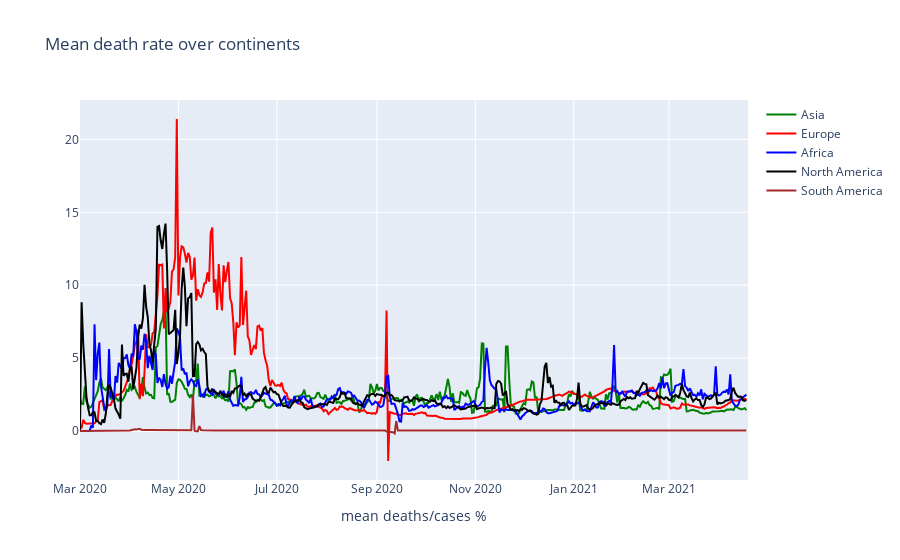

This figure's notebook cell:
### Code cell
trace1 = go.Scatter(
                    x = df2[(df2['continent']=='Asia')&(df2['datetime']>='2020-03-01')].groupby(['date','continent'])['date'].apply(lambda x: np.unique(x)[0]),
                    y = df2[(df2['continent']=='Asia')&(df['datetime']>='2020-03-01')].groupby(['date','continent'])['death_rate'].mean()*100,
                    mode = "lines",
                    name = "Asia",
                    marker = dict(color = 'green'),
)

trace2 = go.Scatter(
                    x = df2[(df2['continent']=='Europe')&(df2['datetime']>='2020-03-01')].groupby(['date','continent'])['date'].apply(lambda x: np.unique(x)[0]),
                    y = df2[(df2['continent']=='Europe')&(df2['datetime']>='2020-03-01')].groupby(['date','continent'])['death_rate'].mean()*100,
                    mode = "lines",
                    name = "Europe",
                    marker = dict(color = 'red'),
)

trace3 = go.Scatter(
                    x = df2[(df2['continent']=='Africa')&(df2['datetime']>='2020-03-01')].groupby(['date','continent'])['date'].apply(lambda x: np.unique(x)[0]),
                    y = df2[(df2['continent']=='Africa')&(df2['datetime']>='2020-03-01')].groupby(['date','continent'])['death_rate'].mean()*100,
                    mode = "lines",
                    name = "Africa",
                    marker = dict(color = 'blue'),
)
trace4 = go.Scatter(
                    x = df2[(df2['continent']=='North America')&(df2['datetime']>='2020-03-01')].groupby(['date','continent'])['date'].apply(lambda x: np.unique(x)[0]),
                    y = df2[(df2['continent']=='North America')&(df2['datetime']>='2020-03-01')].groupby(['date','continent'])['death_rate'].mean()*100,
                    mode = "lines",
                    name = "North America",
                    marker = dict(color = 'black'),
)

trace5 = go.Scatter(
                    x = df2[(df2['continent']=='South America')&(df2['datetime']>='2020-03-01')].groupby(['date','continent'])['date'].apply(lambda x: np.unique(x)[0]),
                    y = df2[(df2['continent']=='South America')&(df2['datetime']>='2020-03-01')].groupby(['date','continent'])['death_rate'].mean(),
                    mode = "lines",
                    name = "South America",
                    marker = dict(color = 'brown'),
)

data = [trace1,trace2,trace3,trace4,trace5]
layout = dict(title = 'Mean death rate over continents',
              xaxis= dict(title= 'mean deaths/cases %',ticklen= 5,zeroline= False)
             )
fig = dict(data = data, layout = layout)
iplot(fig)

### Figure 1 — Plotly figure (JSON) as saved in the notebook; plotly's stock layout.template omitted (floating-point values rounded to 4 significant figures; data arrays with more than 128 entries replaced by an {"elided": "..."} marker saying what was removed)
{"data": [{"marker": {"color": "green"}, "mode": "lines", "name": "Asia", "type": "scatter", "x": {"elided": "415 str values"}, "y": {"elided": "415 float values"}}, {"marker": {"color": "red"}, "mode": "lines", "name": "Europe", "type": "scatter", "x": {"elided": "414 str values"}, "y": {"elided": "414 float values"}}, {"marker": {"color": "blue"}, "mode": "lines", "name": "Africa", "type": "scatter", "x": {"elided": "414 str values"}, "y": {"elided": "414 float values"}}, {"marker": {"color": "black"}, "mode": "lines", "name": "North America", "type": "scatter", "x": {"elided": "414 str values"}, "y": {"elided": "414 float values"}}, {"marker": {"color": "brown"}, "mode": "lines", "name": "South America", "type": "scatter", "x": {"elided": "414 str values"}, "y": {"elided": "414 float values"}}], "layout": {"title": {"text": "Mean death rate over continents"}, "xaxis": {"ticklen": 5, "title": {"text": "mean deaths/cases %"}, "zeroline": false}}}
